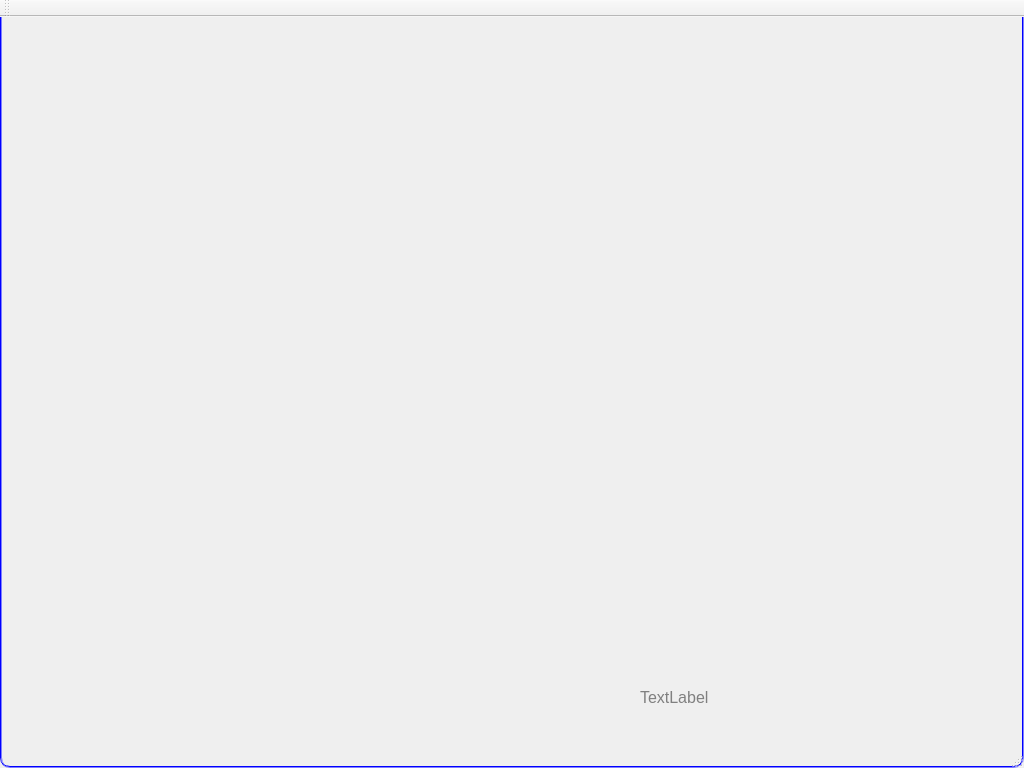
<?xml version="1.0" encoding="UTF-8"?>
<ui version="4.0">
 <class>MainWindow</class>
 <widget class="QMainWindow" name="MainWindow">
  <property name="geometry">
   <rect>
    <x>0</x>
    <y>0</y>
    <width>1024</width>
    <height>768</height>
   </rect>
  </property>
  <property name="windowTitle">
   <string>MainWindow</string>
  </property>
  <property name="styleSheet">
   <string notr="true">QWidget#MainWindow {
	border:2px groove blue;
	border-radius:10px;
}

QToolButton {
	border:0;
}

QToolButton#closeBtn {
	background-image: url(:/images/close.png);
}

QToolButton#closeBtn:hover {
	background-image: url(:/images/close_h.png);
}
QToolButton#closeBtn:pressed {
	background-image: url(:/images/close_p.png);
}

QToolButton#minBtn {
	background-image: url(:/images/min.png);
}

QToolButton#minBtn:hover {
	background-image: url(:/images/min_h.png);
}
QToolButton#minBtn:pressed {
	background-image: url(:/images/min_p.png);
}

QLabel {
	color:gray;
	font:12pt;
}

QToolBox  {
    padding: 5px;
    border: 10px transparent black;
	min-height:30px; 
}

QToolBox::tab {
    color:white;
font:10pt;
	background-color: rgb(0, 0, 255);
    border: 1px solid #76797C;
    border-bottom: 1px transparent #31363b;
}

QToolBox::tab:selected { /* italicize selected tabs */
    font: italic;
   	
	background-color: rgb(0, 0, 255);
    border-color: #3daee9;
 }



QToolButton::menu-button {
         border: 2px solid gray;
        border-top-right-radius: 6px;
         border-bottom-right-radius: 6px;
         width: 16px;
}
QToolButton::menu-arrow:open {
         top: 1px; left: 1px; /* shift it a bit */
}
QTableView {
	selection-background-color:rgb(131,168,238)
}
QLineEdit {
	color:rgb(127,0,63);
	border:2px groove gray;
	border-radius:6px;
	selection-color: white;
    selection-background-color: rgb(191, 31, 127);
}
QPushButton {
    border: 2px solid #8f8f91;
    border-radius: 6px;
    background-color: qlineargradient(x1: 0, y1: 0, x2: 0, y2: 1,
                                      stop: 0 #f6f7fa, stop: 1 #dadbde);
	min-height:20px;
	min-width:50px;
}

QPushButton:hover {
	background-color: qlineargradient(x1: 0, y1: 0, x2: 0, y2: 1,
                                      stop: 0 #dadbde, stop: 1 #f6f7fa);
}

QPushButton:pressed {
    background-color: qlineargradient(x1: 0, y1: 0, x2: 0, y2: 1,
                                      stop: 0 #dadbde, stop: 1 #f6f7fa);
	
border-style: inset;
}

QPushButton:flat {
    border: none; /* no border for a flat push button */
}

QPushButton:default {
    border-color: navy; /* make the default button prominent */
}</string>
  </property>
  <widget class="QWidget" name="centralWidget">
   <widget class="QLabel" name="Label_showDateTime">
    <property name="geometry">
     <rect>
      <x>640</x>
      <y>670</y>
      <width>361</width>
      <height>20</height>
     </rect>
    </property>
    <property name="text">
     <string>TextLabel</string>
    </property>
   </widget>
  </widget>
  <widget class="QMenuBar" name="menuBar">
   <property name="geometry">
    <rect>
     <x>0</x>
     <y>0</y>
     <width>1024</width>
     <height>30</height>
    </rect>
   </property>
  </widget>
  <widget class="QToolBar" name="mainToolBar">
   <attribute name="toolBarArea">
    <enum>TopToolBarArea</enum>
   </attribute>
   <attribute name="toolBarBreak">
    <bool>false</bool>
   </attribute>
  </widget>
  <widget class="QStatusBar" name="statusBar"/>
 </widget>
 <layoutdefault spacing="6" margin="11"/>
 <resources/>
 <connections/>
</ui>
